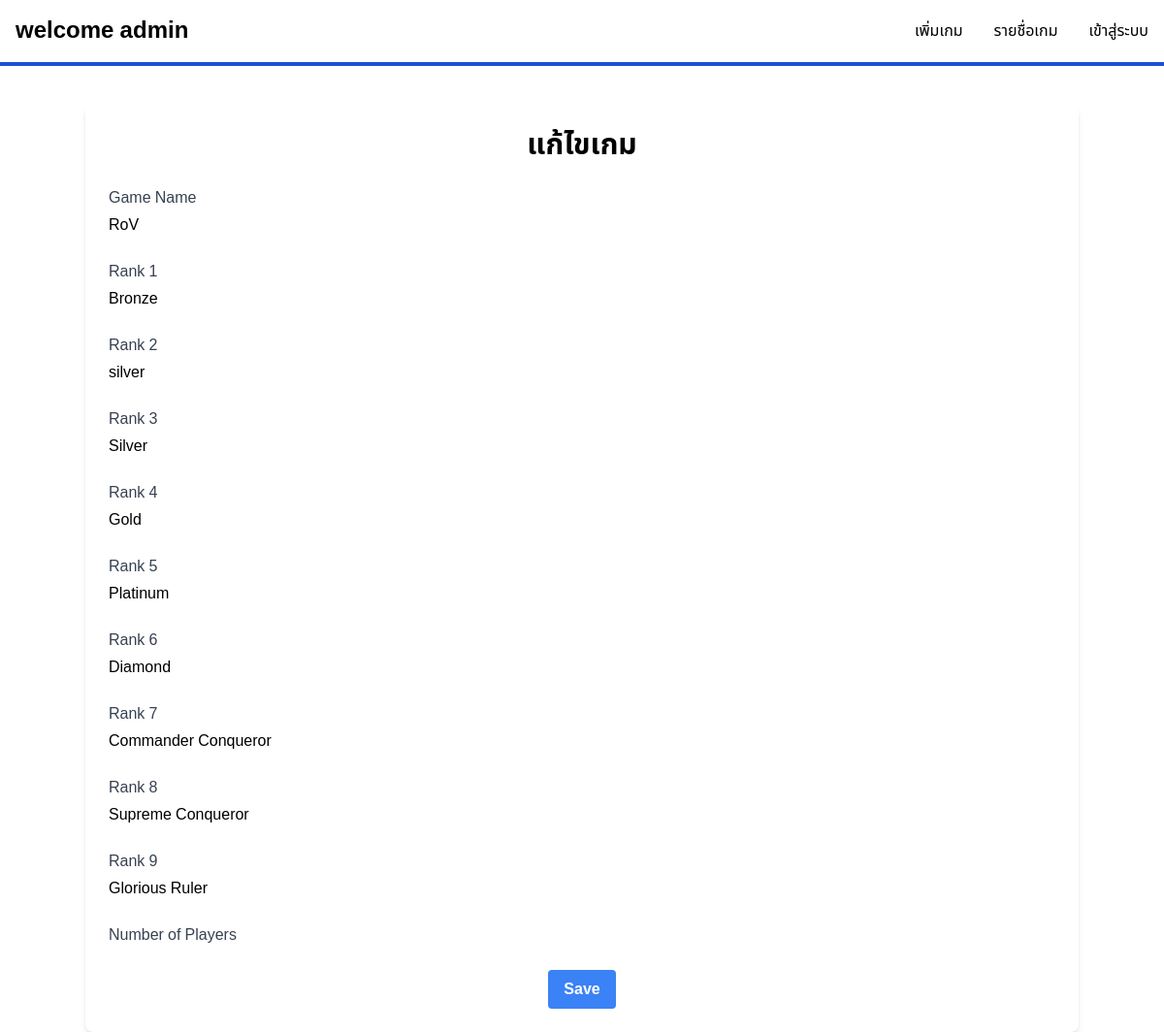
Before: /edit/3/ with the older database file.
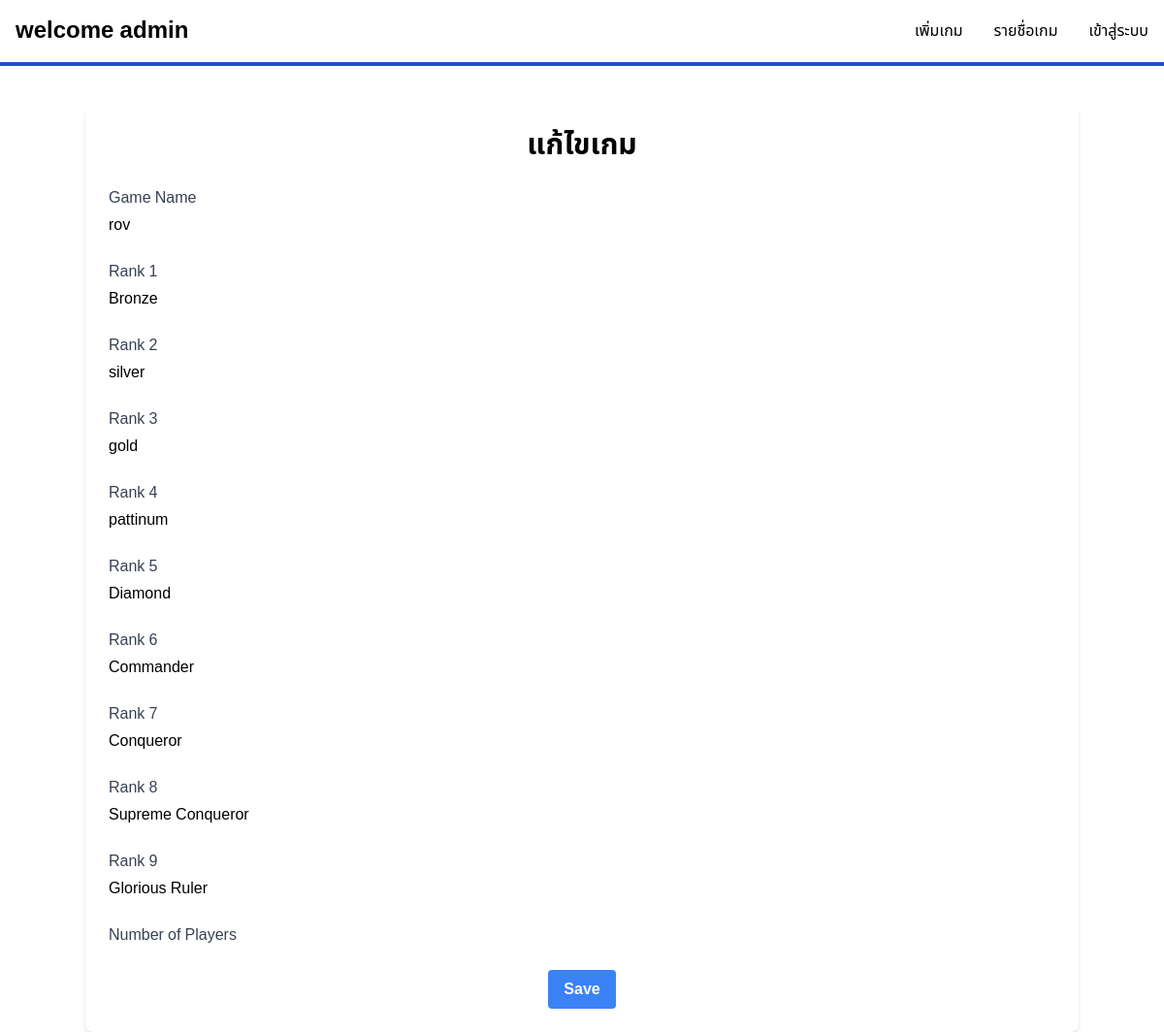
After: the same page with the newer database file.
### myesportapp/models.py (models this page shows, shortened)
class Game(models.Model):
    name = models.CharField(max_length=100, null=True, blank=False)
    rank1 = models.CharField(max_length=100, null=True, blank=False)
    rank2 = models.CharField(max_length=100,  null=True, blank=False)
    rank3 = models.CharField(max_length=100,  null=True, blank=False)
    rank4 = models.CharField(max_length=100,  null=True, blank=False)
    rank5 = models.CharField(max_length=100,  null=True, blank=False)
    rank6 = models.CharField(max_length=100,  null=True, blank=False)
    rank7 = models.CharField(max_length=100,  null=True, blank=False)
    rank8 = models.CharField(max_length=100, null=True, blank=False)
    rank9 = models.CharField(max_length=100,  null=True, blank=False)

### myesportapp/views.py (the view)
# urls.py: path('edit/<int:game_id>/',edit_game, name='edit_game'),
def edit_game(request, game_id):
    game = get_object_or_404(Game, id=game_id)
    if request.method == 'POST':
        form = GameForm(request.POST, instance=game)
        if form.is_valid():
            form.save()
            return redirect('game_list')
    else:
        form = GameForm(instance=game)
    return render(request, 'edit_game.html', {'form': form})

### myesportapp/forms.py
class GameForm(forms.ModelForm):
    class Meta:
        model = Game
        fields = ['name', 'rank1', 'rank2', 'rank3', 'rank4', 'rank5', 'rank6', 'rank7', 'rank8', 'rank9']
        widgets = {
            'name': forms.TextInput(attrs={'class': 'form-input mt-1 block w-full'}),
            'rank1': forms.TextInput(attrs={'class': 'form-input mt-1 block w-full'}),
            'rank2': forms.TextInput(attrs={'class': 'form-input mt-1 block w-full'}),
            'rank3': forms.TextInput(attrs={'class': 'form-input mt-1 block w-full'}),
            'rank4': forms.TextInput(attrs={'class': 'form-input mt-1 block w-full'}),
            'rank5': forms.TextInput(attrs={'class': 'form-input mt-1 block w-full'}),
            'rank6': forms.TextInput(attrs={'class': 'form-input mt-1 block w-full'}),
            'rank7': forms.TextInput(attrs={'class': 'form-input mt-1 block w-full'}),
            'rank8': forms.TextInput(attrs={'class': 'form-input mt-1 block w-full'}),
            'rank9': forms.TextInput(attrs={'class': 'form-input mt-1 block w-full'}),
        }

### myesportapp/templates/edit_game.html (shortened to what this page needs)
{% include 'components/navbar_admin.html' %}
{% block content %}
<div class="container mx-auto mt-10 p-6 bg-white shadow-md rounded-lg">
    <h1 class="text-3xl font-bold mb-6 text-center">แก้ไขเกม</h1>
    <form method="post" action="">
        <div class="grid grid-cols-1 gap-6">
            <div>
                <label for="name" class="block text-gray-700 font-medium">Game Name</label>
                {{ form.name }}
            </div>
            <div>
                <label for="rank1" class="block text-gray-700 font-medium">Rank 1</label>
                {{ form.rank1 }}
            </div>
            <div>
                <label for="rank2" class="block text-gray-700 font-medium">Rank 2</label>
                {{ form.rank2 }}
            </div>
            <div>
                <label for="rank3" class="block text-gray-700 font-medium">Rank 3</label>
                {{ form.rank3 }}
            </div>
            <div>
                <label for="rank4" class="block text-gray-700 font-medium">Rank 4</label>
                {{ form.rank4 }}
            </div>
            <div>
                <label for="rank5" class="block text-gray-700 font-medium">Rank 5</label>
                {{ form.rank5 }}
            </div>
            <div>
                <label for="rank6" class="block text-gray-700 font-medium">Rank 6</label>
                {{ form.rank6 }}
            </div>
            <div>
                <label for="rank7" class="block text-gray-700 font-medium">Rank 7</label>
                {{ form.rank7 }}
            </div>
            <div>
                <label for="rank8" class="block text-gray-700 font-medium">Rank 8</label>
                {{ form.rank8 }}
            </div>
            <div>
                <label for="rank9" class="block text-gray-700 font-medium">Rank 9</label>
                {{ form.rank9 }}
            </div>
            <div>
                <label for="number_of_players" class="block text-gray-700 font-medium">Number of Players</label>
            </div>
        </div>
        <div class="mt-6 text-center">
            <button type="submit" class="bg-blue-500 hover:bg-blue-700 text-white font-bold py-2 px-4 rounded">Save</button>
        </div>
    </form>
</div>
{% endblock %}

Changed rows visible on the page:
changed Game "Bronze": name "RoV" → "rov"; rank3 "Silver" → "gold"; rank4 "Gold" → "pattinum"; rank5 "Platinum" → "Diamond"; rank6 "Diamond" → "Commander"; rank7 "Commander Conqueror" → "Conqueror"
